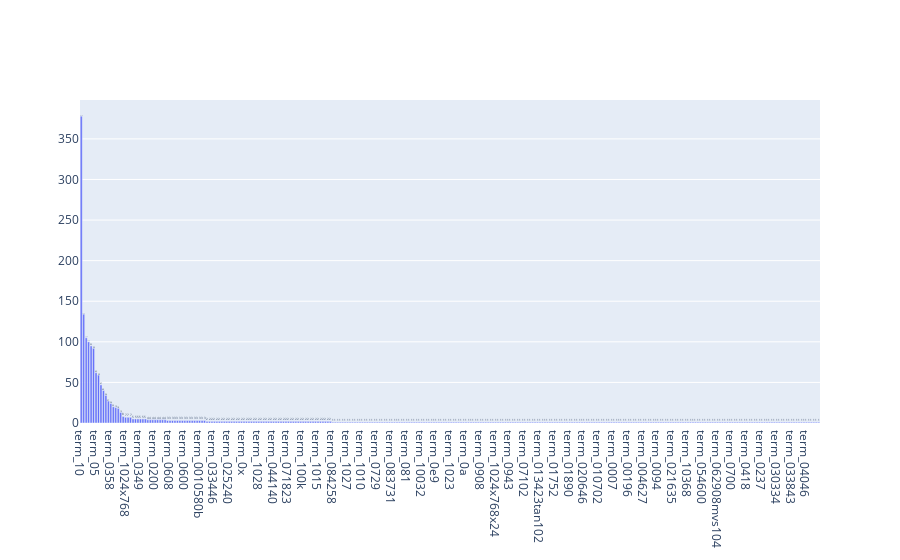

Source (notebook cell):
### Markdown cell above
### >>> Exercise 15 (take home):

Additionally, you can attempt to sort the terms on the x-axis by frequency instead of in alphabetical order. This way the visualization is more meaninfgul and you will be able to observe the so called long tail (get familiar with this term since it will appear a lot in data mining and other statistics courses). see picture below

### Code cell
'''
    Answer here
'''

# Sort the first 300 terms by descending order based on the term frequencies values
i = np.argsort(-term_frequencies)
sorted_term_names = term_names[i]
sorted_term_frequencies = term_frequencies[i]

# plot
fig = go.Figure(data=[go.Bar(
            x=sorted_term_names, y=sorted_term_frequencies,
            text=sorted_term_frequencies,
            textposition='auto',
        )])
fig.show()

### Figure 1 — Plotly figure (JSON) as saved in the notebook; plotly's stock layout.template omitted (floating-point values rounded to 4 significant figures; data arrays with more than 128 entries replaced by an {"elided": "..."} marker saying what was removed)
{"data": [{"text": {"elided": "300 int values"}, "textposition": "auto", "type": "bar", "x": {"elided": "300 str values"}, "y": {"elided": "300 int values"}}], "layout": {}}
